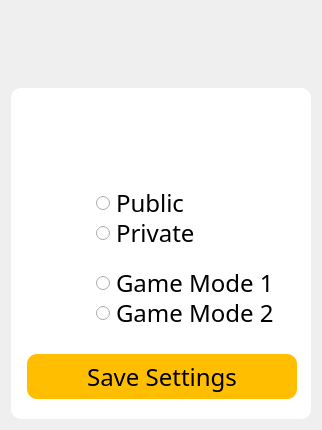
<?xml version="1.0" encoding="UTF-8"?>
<ui version="4.0">
 <class>LobbySettingsClass</class>
 <widget class="QMainWindow" name="LobbySettingsClass">
  <property name="geometry">
   <rect>
    <x>0</x>
    <y>0</y>
    <width>320</width>
    <height>430</height>
   </rect>
  </property>
  <property name="font">
   <font>
    <family>Nunito Medium</family>
   </font>
  </property>
  <property name="windowTitle">
   <string>Gartic - Lobby Settings</string>
  </property>
  <property name="windowIcon">
   <iconset resource="../../Frontend.qrc">
    <normaloff>:/Frontend/assets/images/appicon.ico</normaloff>:/Frontend/assets/images/appicon.ico</iconset>
  </property>
  <widget class="QWidget" name="centralWidget">
   <property name="styleSheet">
    <string notr="true">QWidget {
    background-image: url(:/Frontend/assets/images/background.png);
    background-position: center;
}</string>
   </property>
   <layout class="QGridLayout" name="gridLayout_2">
    <item row="0" column="0">
     <layout class="QVBoxLayout" name="verticalLayout">
      <item>
       <layout class="QGridLayout" name="gridLayout">
        <item row="1" column="0">
         <spacer name="verticalSpacer">
          <property name="orientation">
           <enum>Qt::Vertical</enum>
          </property>
          <property name="sizeType">
           <enum>QSizePolicy::Fixed</enum>
          </property>
          <property name="sizeHint" stdset="0">
           <size>
            <width>20</width>
            <height>20</height>
           </size>
          </property>
         </spacer>
        </item>
        <item row="0" column="0">
         <widget class="QLabel" name="label_logo">
          <property name="minimumSize">
           <size>
            <width>201</width>
            <height>51</height>
           </size>
          </property>
          <property name="maximumSize">
           <size>
            <width>201</width>
            <height>51</height>
           </size>
          </property>
          <property name="styleSheet">
           <string notr="true">background:none;</string>
          </property>
          <property name="text">
           <string/>
          </property>
          <property name="pixmap">
           <pixmap resource="../../Frontend.qrc">:/Frontend/assets/images/gartic-logo.png</pixmap>
          </property>
          <property name="scaledContents">
           <bool>true</bool>
          </property>
         </widget>
        </item>
       </layout>
      </item>
      <item>
       <widget class="QGroupBox" name="groupBox_lobbySettings">
        <property name="minimumSize">
         <size>
          <width>300</width>
          <height>325</height>
         </size>
        </property>
        <property name="maximumSize">
         <size>
          <width>300</width>
          <height>341</height>
         </size>
        </property>
        <property name="font">
         <font>
          <family>Nunito Medium</family>
          <pointsize>16</pointsize>
          <bold>false</bold>
          <underline>false</underline>
          <strikeout>false</strikeout>
         </font>
        </property>
        <property name="autoFillBackground">
         <bool>false</bool>
        </property>
        <property name="styleSheet">
         <string notr="true">background:none;
background-color: rgb(255, 255, 255);
border-radius: 10px;</string>
        </property>
        <property name="flat">
         <bool>false</bool>
        </property>
        <property name="checkable">
         <bool>false</bool>
        </property>
        <widget class="QLabel" name="label_lobbySettingsBadge">
         <property name="geometry">
          <rect>
           <x>30</x>
           <y>20</y>
           <width>231</width>
           <height>55</height>
          </rect>
         </property>
         <property name="text">
          <string/>
         </property>
         <property name="pixmap">
          <pixmap resource="../../Frontend.qrc">:/Frontend/assets/images/settings-badge.png</pixmap>
         </property>
         <property name="scaledContents">
          <bool>true</bool>
         </property>
        </widget>
        <widget class="QPushButton" name="pushButton_saveSettings">
         <property name="geometry">
          <rect>
           <x>16</x>
           <y>266</y>
           <width>270</width>
           <height>45</height>
          </rect>
         </property>
         <property name="font">
          <font>
           <family>Nunito Medium</family>
           <pointsize>18</pointsize>
          </font>
         </property>
         <property name="styleSheet">
          <string notr="true">QPushButton{
background-color: rgb(255, 191, 0);
color:rgb(0,0,0);
}

QPushButton:hover, QPushButton:pressed {
   background-color: rgb(225, 165, 0);
}</string>
         </property>
         <property name="text">
          <string>Save Settings</string>
         </property>
         <property name="autoDefault">
          <bool>true</bool>
         </property>
        </widget>
        <widget class="QRadioButton" name="radioButton_VisibilityPublic">
         <property name="geometry">
          <rect>
           <x>85</x>
           <y>105</y>
           <width>89</width>
           <height>20</height>
          </rect>
         </property>
         <property name="font">
          <font>
           <family>Nunito Medium</family>
           <pointsize>18</pointsize>
          </font>
         </property>
         <property name="text">
          <string>Public </string>
         </property>
        </widget>
        <widget class="QRadioButton" name="radioButton_VisibilityPrivate">
         <property name="geometry">
          <rect>
           <x>85</x>
           <y>135</y>
           <width>101</width>
           <height>20</height>
          </rect>
         </property>
         <property name="font">
          <font>
           <family>Nunito Medium</family>
           <pointsize>18</pointsize>
          </font>
         </property>
         <property name="text">
          <string>Private</string>
         </property>
        </widget>
        <widget class="QPushButton" name="pushButton_lockIcon">
         <property name="geometry">
          <rect>
           <x>30</x>
           <y>107</y>
           <width>45</width>
           <height>45</height>
          </rect>
         </property>
         <property name="text">
          <string/>
         </property>
         <property name="icon">
          <iconset resource="../../Frontend.qrc">
           <normaloff>:/Frontend/assets/images/lock-icon-yellow.png</normaloff>:/Frontend/assets/images/lock-icon-yellow.png</iconset>
         </property>
         <property name="iconSize">
          <size>
           <width>45</width>
           <height>45</height>
          </size>
         </property>
        </widget>
        <widget class="QRadioButton" name="radioButton_GameMode1">
         <property name="geometry">
          <rect>
           <x>85</x>
           <y>185</y>
           <width>181</width>
           <height>20</height>
          </rect>
         </property>
         <property name="font">
          <font>
           <family>Nunito Medium</family>
           <pointsize>18</pointsize>
          </font>
         </property>
         <property name="text">
          <string>Game Mode 1</string>
         </property>
        </widget>
        <widget class="QRadioButton" name="radioButton_GameMode2">
         <property name="geometry">
          <rect>
           <x>85</x>
           <y>215</y>
           <width>181</width>
           <height>20</height>
          </rect>
         </property>
         <property name="font">
          <font>
           <family>Nunito Medium</family>
           <pointsize>18</pointsize>
          </font>
         </property>
         <property name="text">
          <string>Game Mode 2</string>
         </property>
        </widget>
        <widget class="QPushButton" name="pushButton_GameModeIcon">
         <property name="geometry">
          <rect>
           <x>30</x>
           <y>186</y>
           <width>45</width>
           <height>45</height>
          </rect>
         </property>
         <property name="text">
          <string/>
         </property>
         <property name="icon">
          <iconset resource="../../Frontend.qrc">
           <normaloff>:/Frontend/assets/images/game-mode-icon-blue.png</normaloff>:/Frontend/assets/images/game-mode-icon-blue.png</iconset>
         </property>
         <property name="iconSize">
          <size>
           <width>45</width>
           <height>45</height>
          </size>
         </property>
        </widget>
       </widget>
      </item>
     </layout>
    </item>
   </layout>
  </widget>
 </widget>
 <layoutdefault spacing="6" margin="11"/>
 <tabstops>
  <tabstop>pushButton_saveSettings</tabstop>
 </tabstops>
 <resources>
  <include location="../../Frontend.qrc"/>
 </resources>
 <connections/>
</ui>
